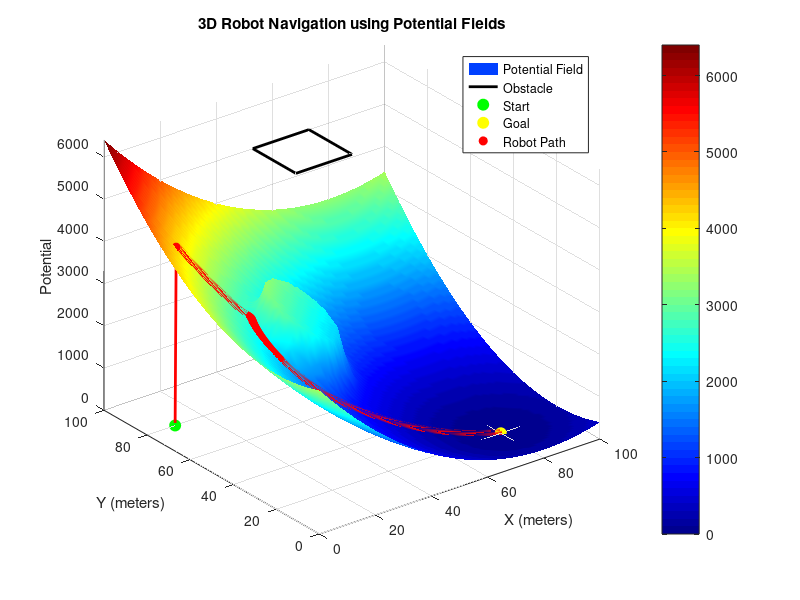

Here is the MATLAB script that generated this plot:
% Programmed By Sravanth Chowdary Potluri und5uv

x_range = 0:1:100;
y_range = 0:1:100;
[X, Y] = meshgrid(x_range, y_range);

q_goal = [80, 20];
K_att = 1;

U_att = 0.5 * K_att * ((X - q_goal(1)).^2 + (Y - q_goal(2)).^2);

obs_x = [30, 50, 50, 30, 30];
obs_y = [50, 50, 70, 70, 50];

obs_center = [(30 + 50) / 2, (50 + 70) / 2];

K_rep = 1000000;
D0 = 20;

U_rep = zeros(size(X));

threshold = 0.5;

for i = 1:size(X, 1)
    for j = 1:size(X, 2)
        x = X(i, j);
        y = Y(i, j);
        
        dist_to_obstacle = sqrt((x - obs_center(1))^2 + (y - obs_center(2))^2);
        dist_to_obstacle = max(dist_to_obstacle, threshold);
        
        if dist_to_obstacle <= D0
            U_rep(i, j) = 0.5 * K_rep * (1 / dist_to_obstacle - 1 / D0)^2;
        else
            U_rep(i, j) = 0;
        end

        % set a threshold for the repulsive potential field
        if U_rep(i, j) > 1000
            U_rep(i, j) = 1000;
        end

    end
end

U_total = U_att + U_rep;

q_start = [10, 80];
q_goal = [80, 20];
x_robot = q_start(1);
y_robot = q_start(2);

Vmax = 3;

dt = 0.1;
max_iters = 1000;
tol = 1;

v_x = 0;
v_y = 0;

dx = x_range(2) - x_range(1);
dy = y_range(2) - y_range(1);
[dU_dx, dU_dy] = gradient(U_total, dx, dy);

F_x = -dU_dx;
F_y = -dU_dy;

trajectory_x = x_robot;
trajectory_y = y_robot;
trajectory_potential = U_total(round(x_robot), round(y_robot));

figure;
surf(X, Y, U_total);
hold on;
plot3(obs_x, obs_y, max(U_total(:))*ones(size(obs_x)), 'k-', 'LineWidth', 2);
plot3(q_start(1), q_start(2), 0, 'go', 'MarkerFaceColor', 'g', 'MarkerSize', 8);
plot3(q_goal(1), q_goal(2), 0, 'yo', 'MarkerFaceColor', 'y', 'MarkerSize', 8);
title('3D Robot Navigation using Potential Fields');
xlabel('X (meters)');
ylabel('Y (meters)');
zlabel('Potential');
axis tight;
shading interp;
colormap jet;
colorbar;

for iter = 1:max_iters
    F_x_robot = interp2(X, Y, F_x, x_robot, y_robot);
    F_y_robot = interp2(X, Y, F_y, x_robot, y_robot);
    
    a_x = F_x_robot;
    a_y = F_y_robot;
    
    v_x = v_x + a_x * dt;
    v_y = v_y + a_y * dt;
    
    v_mag = sqrt(v_x^2 + v_y^2);
    if v_mag > Vmax
        v_x = (v_x / v_mag) * Vmax;
        v_y = (v_y / v_mag) * Vmax;
    end
    
    x_robot = x_robot + v_x * dt;
    y_robot = y_robot + v_y * dt;
    
    trajectory_x(end+1) = x_robot;
    trajectory_y(end+1) = y_robot;
    trajectory_potential(end+1) = interp2(X, Y, U_total, x_robot, y_robot);
    
    plot3(x_robot, y_robot, interp2(X, Y, U_total, x_robot, y_robot), 'ro', 'MarkerFaceColor', 'r');
    drawnow;
    pause(0.01);
    
    dist_to_goal = sqrt((x_robot - q_goal(1))^2 + (y_robot - q_goal(2))^2);
    if dist_to_goal <= tol
        disp('Goal reached!');
        break;
    end
end

plot3(trajectory_x, trajectory_y, trajectory_potential, 'r-', 'LineWidth', 2);
legend('Potential Field', 'Obstacle', 'Start', 'Goal', 'Robot Path');
